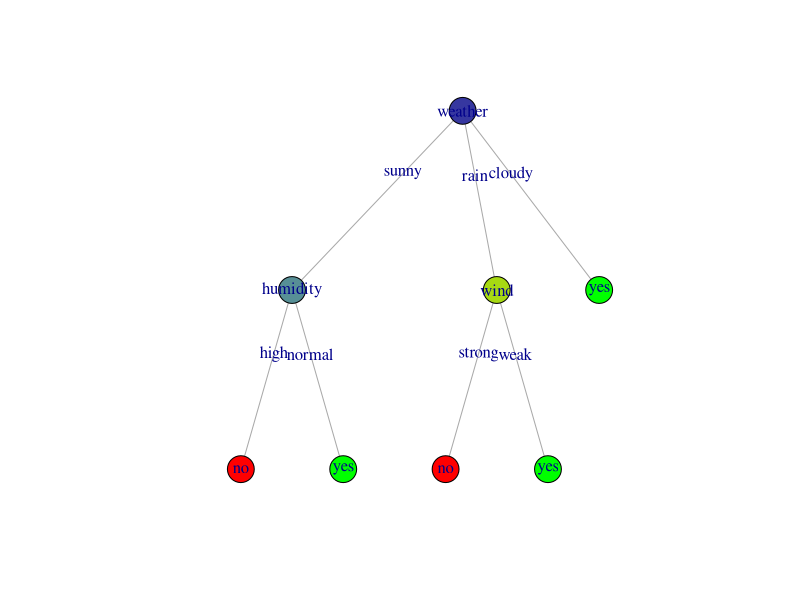

Generate this figure with R:
# Importing libraries
library(readr)
library(igraph)
library(dplyr)

# Loading the dataset
dataset <- read_csv("datasets/play_tennis.csv")[,-1]

randomColor <- function(){
  new_color <- round(runif(3, min = 0, max = 255), digits = 0)
  new_color <- as.character.hexmode(new_color)
  paste("#", new_color[1], new_color[2], new_color[3], sep = "")
}

# Creating vertice names and colors
v_names <- c(colnames(dataset[-5]), pull(unique(dataset[5])))
v_colors = replicate(length(v_names), randomColor())
names(v_colors) <- v_names
v_colors["yes"] <- "green"
v_colors["no"] <- "red"

# Creates an undirected graph
g <- graph.empty(directed = F)

v_name = "weather"
v_color = unname(v_colors[v_name])
g <- add_vertices(g, 1, label = v_name, name = v_name, color = v_color, attr = list())      #v1

v_name = "humidity"
v_color = unname(v_colors[v_name])
g <- add_vertices(g, 1, label = v_name, name = v_name, color = v_color, attr = list())      #v2

g <- add_edges(g, c("weather", "humidity"), label = "sunny", name = "sunny", attr = list())    #v1--v2

v_name = "wind"
v_color = unname(v_colors[v_name])
g <- add_vertices(g, 1, label = v_name, name = v_name, color = v_color, attr = list())      #v3

g <- add_edges(g, c("weather","wind"), label = "rain", name = "rain",attr = list())    #v1--v3

v_name = "yes"
v_color = unname(v_colors[v_name])
g <- add_vertices(g, 1, label = v_name, name = "yes1", color = v_color, attr = list())      #v4

g <- add_edges(g, c("weather","yes1"), label = "cloudy", name = "cloudy", attr = list())    #v1--v4

v_name = "no"
v_color = unname(v_colors[v_name])
g <- add_vertices(g, 1, label = v_name, name = "no1",color = v_color, attr = list())      #v5

g <- add_edges(g, c("humidity","no1"), label = "high", name = "high", attr = list())    #v2--v5

v_name = "yes"
v_color = unname(v_colors[v_name])
g <- add_vertices(g, 1, label = v_name, name = "yes2", color = v_color, attr = list())      #v6

g <- add_edges(g, c("humidity","yes2"), label = "normal", name = "normal", attr = list())    #v2--v6

v_name = "no"
v_color = unname(v_colors[v_name])
g <- add_vertices(g, 1, label = v_name, name = "no2", color = v_color, attr = list())      #v7

g <- add_edges(g, c("wind","no2"), label = "strong", name = "strong", attr = list())    #v3--v7

v_name = "yes"
v_color = unname(v_colors[v_name])
g <- add_vertices(g, 1, label = v_name, name = "yes3",color = v_color, attr = list())      #v8

g <- add_edges(g, c("wind","yes3"), label = "weak", name = "weak", attr = list())    #v3--v8

plot(g, layout = layout_as_tree(g, root = "weather"))

spath <- names(unlist(shortest_paths(g, from = "weather", "humidity", output = "both")$vpath))
spath <- spath[-which(spath == "humidity")]
sedge <- names(unlist(shortest_paths(g, from = "weather", "humidity", output = "both")$epath))

spath
sedge
